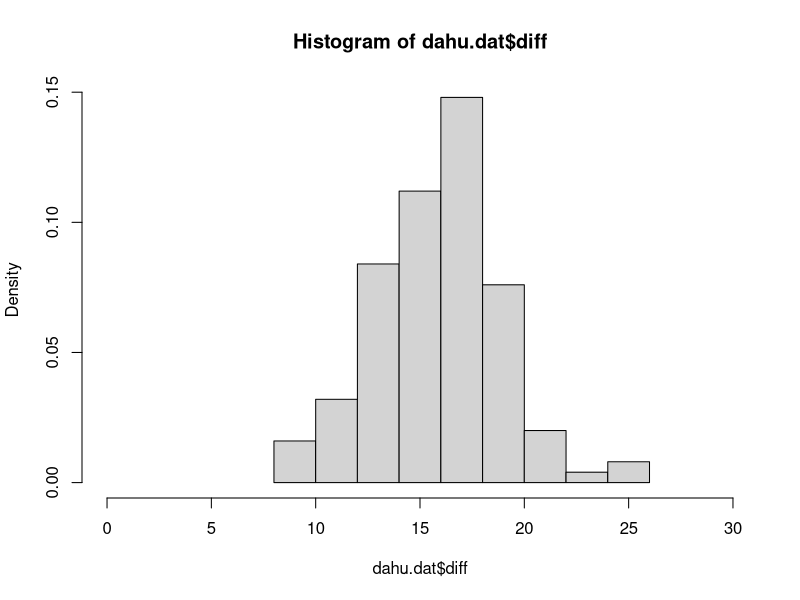
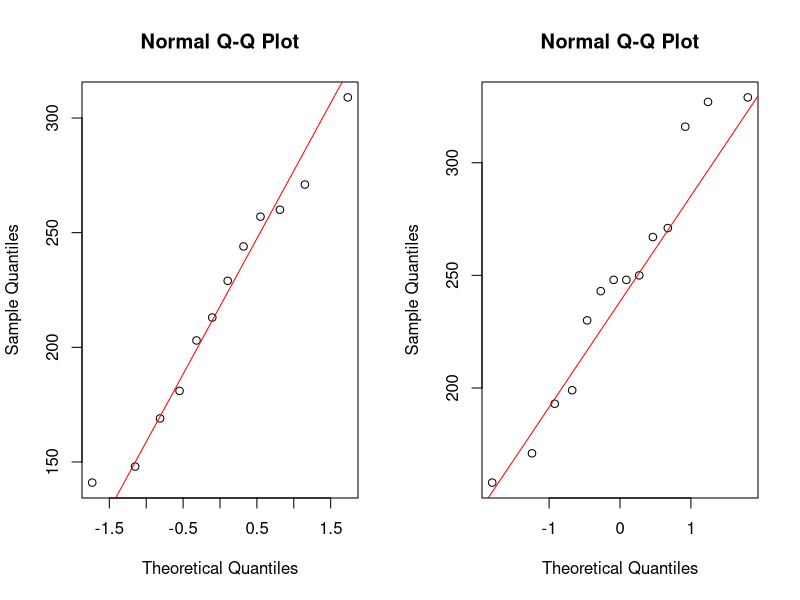
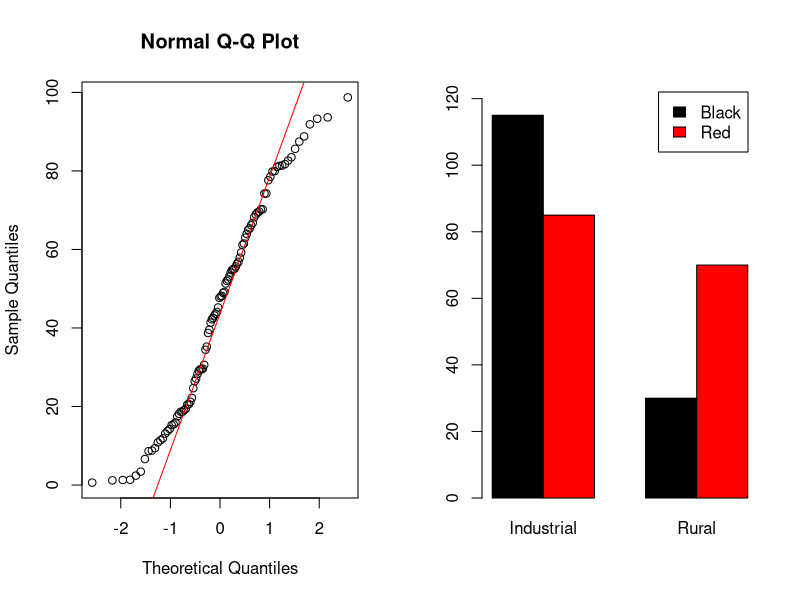

Write the R code that produced these figures, in order.
## ---- chunk 1
dahu.dat<-read.csv("dahu.csv")
dahu.dat$diff<-dahu.dat$R-dahu.dat$L
hist(dahu.dat$diff,prob=T,xlim=c(0,30))
## ---- chunk 2
t<-mean(dahu.dat$diff-0)/(sd(dahu.dat$diff)/sqrt(length(dahu.dat$R))); t
## ---- chunk 3
t.test(dahu.dat$diff)
## ---- chunk 4
t.test(dahu.dat$R,dahu.dat$L,paired=T) 
## ---- chunk 5
t.test(dahu.dat$diff~dahu.dat$Sex)
## ---- chunk 6
power.t.test(delta=mean(dahu.dat$diff), sd=sd(dahu.dat$diff),power=0.8)
## ---- chunk 7
chick.dat<-chickwts[11:36,]
t.test(chick.dat$weight~chick.dat$feed)
## ---- chunk 8
power.t.test(n=13,delta=mean(chick.dat$weight[1:12])-mean(chick.dat$weight[13:26]),
    sd=sd(chick.dat$weight),sig.level=0.05)
## ---- chunk 9
power.t.test(delta=mean(chick.dat$weight[1:12])-mean(chick.dat$weight[13:26]),
  sd=sd(chick.dat$weight),sig.level=0.05, power=0.80)
## ---- chunk 10
shapiro.test(chick.dat$weight)
## ---- chunk 11
par(mfrow=c(1,2))
qqnorm(chick.dat$weight[chick.dat$feed=="linseed"])
qqline(chick.dat$weight[chick.dat$feed=="linseed"], col="red")
qqnorm(chick.dat$weight[chick.dat$feed=="soybean"])
qqline(chick.dat$weight[chick.dat$feed=="soybean"], col="red")
## ---- chunk 12
test.dat<-runif(100,0,100)
qqnorm(test.dat); qqline(test.dat, col="red")
## ---- chunk 13
ladybird.dat <- matrix(c(115, 30, 85, 70), 2, 2, byrow = TRUE, 
        dimnames = list(c("Black","Red"), c("Industrial","Rural")))
## ---- chunk 14
barplot(ladybird.dat,beside = TRUE, col=c("Black","Red"), ylim = c(0,125),legend = TRUE)                                   
## ---- chunk 15
chisq.test(ladybird.dat)
## ---- chunk 16
ladybird2.dat <- matrix(c(12, 3, 9, 7), 2, 2, byrow = TRUE, 
        dimnames = list(c("Black","Red"), c("Industrial","Rural")))
## ---- chunk 17
fisher.test(ladybird.dat)
